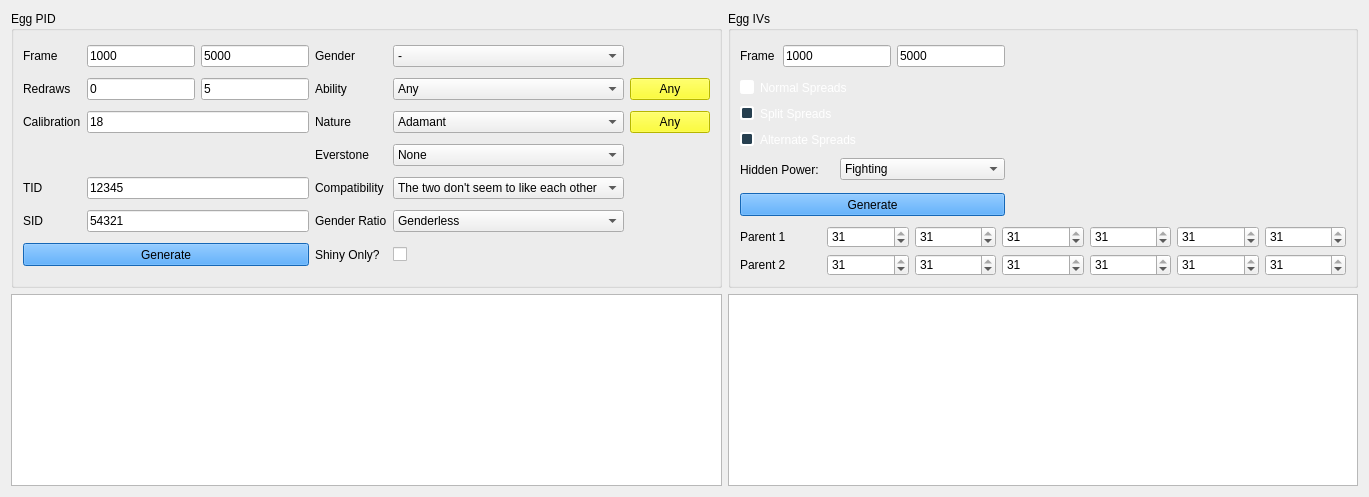
      <widget class="QWidget" name="tabEmerald">
       <attribute name="title">
        <string>Emerald</string>
       </attribute>
       <layout class="QGridLayout" name="gridLayout_5">
        <item row="0" column="0">
         <widget class="QGroupBox" name="groupBoxEmeraldPID">
          <property name="minimumSize">
           <size>
            <width>567</width>
            <height>261</height>
           </size>
          </property>
          <property name="title">
           <string>Egg PID</string>
          </property>
          <layout class="QGridLayout" name="gridLayout_2">
           <item row="0" column="0">
            <widget class="QLabel" name="label_2">
             <property name="text">
              <string>Frame</string>
             </property>
            </widget>
           </item>
           <item row="0" column="1">
            <widget class="QTextBox" name="textBoxMinFrameEmeraldPID">
             <property name="sizePolicy">
              <sizepolicy hsizetype="Preferred" vsizetype="Fixed">
               <horstretch>0</horstretch>
               <verstretch>0</verstretch>
              </sizepolicy>
             </property>
             <property name="minimumSize">
              <size>
               <width>70</width>
               <height>0</height>
              </size>
             </property>
             <property name="text">
              <string notr="true">1000</string>
             </property>
             <property name="maxLength">
              <number>10</number>
             </property>
            </widget>
           </item>
           <item row="0" column="2">
            <widget class="QTextBox" name="textBoxMaxFrameEmeraldPID">
             <property name="sizePolicy">
              <sizepolicy hsizetype="Preferred" vsizetype="Fixed">
               <horstretch>0</horstretch>
               <verstretch>0</verstretch>
              </sizepolicy>
             </property>
             <property name="minimumSize">
              <size>
               <width>70</width>
               <height>0</height>
              </size>
             </property>
             <property name="text">
              <string notr="true">5000</string>
             </property>
             <property name="maxLength">
              <number>10</number>
             </property>
            </widget>
           </item>
           <item row="0" column="3">
            <widget class="QLabel" name="label_5">
             <property name="text">
              <string>Gender</string>
             </property>
            </widget>
           </item>
           <item row="0" column="4">
            <widget class="QComboBox" name="comboBoxGenderEmerald">
             <item>
              <property name="text">
               <string notr="true">-</string>
              </property>
             </item>
             <item>
              <property name="text">
               <string notr="true">♂</string>
              </property>
             </item>
             <item>
              <property name="text">
               <string notr="true">♀</string>
              </property>
             </item>
            </widget>
           </item>
           <item row="1" column="0">
            <widget class="QLabel" name="label_3">
             <property name="text">
              <string>Redraws</string>
             </property>
            </widget>
           </item>
           <item row="1" column="1">
            <widget class="QTextBox" name="textBoxMinRedraws">
             <property name="sizePolicy">
              <sizepolicy hsizetype="Preferred" vsizetype="Fixed">
               <horstretch>0</horstretch>
               <verstretch>0</verstretch>
              </sizepolicy>
             </property>
             <property name="text">
              <string notr="true">0</string>
             </property>
             <property name="maxLength">
              <number>5</number>
             </property>
            </widget>
           </item>
           <item row="1" column="2">
            <widget class="QTextBox" name="textBoxMaxRedraws">
             <property name="sizePolicy">
              <sizepolicy hsizetype="Preferred" vsizetype="Fixed">
               <horstretch>0</horstretch>
               <verstretch>0</verstretch>
              </sizepolicy>
             </property>
             <property name="text">
              <string notr="true">5</string>
             </property>
             <property name="maxLength">
              <number>5</number>
             </property>
            </widget>
           </item>
           <item row="1" column="3">
            <widget class="QLabel" name="label_6">
             <property name="text">
              <string>Ability</string>
             </property>
            </widget>
           </item>
           <item row="1" column="4">
            <widget class="QComboBox" name="comboBoxAbilityEmerald">
             <item>
              <property name="text">
               <string>Any</string>
              </property>
             </item>
             <item>
              <property name="text">
               <string notr="true">0</string>
              </property>
             </item>
             <item>
              <property name="text">
               <string notr="true">1</string>
              </property>
             </item>
            </widget>
           </item>
           <item row="1" column="5">
            <widget class="QPushButton" name="pushButtonAnyAbilityEmerald">
             <property name="minimumSize">
              <size>
               <width>50</width>
               <height>13</height>
              </size>
             </property>
             <property name="styleSheet">
              <string notr="true">QPushButton {
	background-color: yellow;
	color: black;
}</string>
             </property>
             <property name="text">
              <string>Any</string>
             </property>
            </widget>
           </item>
           <item row="2" column="0">
            <widget class="QLabel" name="label_4">
             <property name="text">
              <string>Calibration</string>
             </property>
            </widget>
           </item>
           <item row="2" column="1" colspan="2">
            <widget class="QTextBox" name="textBoxCalibration">
             <property name="sizePolicy">
              <sizepolicy hsizetype="Preferred" vsizetype="Fixed">
               <horstretch>0</horstretch>
               <verstretch>0</verstretch>
              </sizepolicy>
             </property>
             <property name="text">
              <string notr="true">18</string>
             </property>
             <property name="maxLength">
              <number>3</number>
             </property>
            </widget>
           </item>
           <item row="2" column="3">
            <widget class="QLabel" name="label_7">
             <property name="text">
              <string>Nature</string>
             </property>
            </widget>
           </item>
           <item row="2" column="4">
            <widget class="QCheckList" name="comboBoxNatureEmerald">
             <item>
              <property name="text">
               <string>Adamant</string>
              </property>
             </item>
             <item>
              <property name="text">
               <string>Bold</string>
              </property>
             </item>
             <item>
              <property name="text">
               <string>Brave</string>
              </property>
             </item>
             <item>
              <property name="text">
               <string>Calm</string>
              </property>
             </item>
             <item>
              <property name="text">
               <string>Careful</string>
              </property>
             </item>
             <item>
              <property name="text">
               <string>Hasty</string>
              </property>
             </item>
             <item>
              <property name="text">
               <string>Impish</string>
              </property>
             </item>
             <item>
              <property name="text">
               <string>Jolly</string>
              </property>
             </item>
             <item>
              <property name="text">
               <string>Lonely</string>
              </property>
             </item>
             <item>
              <property name="text">
               <string>Mild</string>
              </property>
             </item>
             <item>
              <property name="text">
               <string>Modest</string>
              </property>
             </item>
             <item>
              <property name="text">
               <string>Naive</string>
              </property>
             </item>
             <item>
              <property name="text">
               <string>Naughty</string>
              </property>
             </item>
             <item>
              <property name="text">
               <string>Quiet</string>
              </property>
             </item>
             <item>
              <property name="text">
               <string>Rash</string>
              </property>
             </item>
             <item>
              <property name="text">
               <string>Relaxed</string>
              </property>
             </item>
             <item>
              <property name="text">
               <string>Sassy</string>
              </property>
             </item>
             <item>
              <property name="text">
               <string>Timid</string>
              </property>
             </item>
             <item>
              <property name="text">
               <string>Gentle</string>
              </property>
             </item>
             <item>
              <property name="text">
               <string>Lax</string>
              </property>
             </item>
             <item>
              <property name="text">
               <string>Bashful</string>
              </property>
             </item>
             <item>
              <property name="text">
               <string>Docile</string>
              </property>
             </item>
             <item>
              <property name="text">
               <string>Hardy</string>
              </property>
             </item>
             <item>
              <property name="text">
               <string>Quirky</string>
              </property>
             </item>
             <item>
              <property name="text">
               <string>Serious</string>
              </property>
             </item>
            </widget>
           </item>
           <item row="2" column="5">
            <widget class="QPushButton" name="pushButtonAnyNatureEmerald">
             <property name="minimumSize">
              <size>
               <width>50</width>
               <height>13</height>
              </size>
             </property>
             <property name="styleSheet">
              <string notr="true">QPushButton {
	background-color: yellow;
	color: black;
}</string>
             </property>
             <property name="text">
              <string>Any</string>
             </property>
            </widget>
           </item>
           <item row="3" column="3">
            <widget class="QLabel" name="label_8">
             <property name="text">
              <string>Everstone</string>
             </property>
            </widget>
           </item>
           <item row="3" column="4">
            <widget class="QComboBox" name="comboBoxEverstone">
             <item>
              <property name="text">
               <string>None</string>
              </property>
             </item>
             <item>
              <property name="text">
               <string>Adamant</string>
              </property>
             </item>
             <item>
              <property name="text">
               <string>Brave</string>
              </property>
             </item>
             <item>
              <property name="text">
               <string>Bold</string>
              </property>
             </item>
             <item>
              <property name="text">
               <string>Calm</string>
              </property>
             </item>
             <item>
              <property name="text">
               <string>Careful</string>
              </property>
             </item>
             <item>
              <property name="text">
               <string>Hasty</string>
              </property>
             </item>
             <item>
              <property name="text">
               <string>Impish</string>
              </property>
             </item>
             <item>
              <property name="text">
               <string>Jolly</string>
              </property>
             </item>
             <item>
              <property name="text">
               <string>Lonely</string>
              </property>
             </item>
             <item>
              <property name="text">
               <string>Mild</string>
              </property>
             </item>
             <item>
              <property name="text">
               <string>Modest</string>
              </property>
             </item>
             <item>
              <property name="text">
               <string>Naive</string>
              </property>
             </item>
             <item>
              <property name="text">
               <string>Naughty</string>
              </property>
             </item>
             <item>
              <property name="text">
               <string>Quiet</string>
              </property>
             </item>
             <item>
              <property name="text">
               <string>Rash</string>
              </property>
             </item>
             <item>
              <property name="text">
               <string>Relaxed</string>
              </property>
             </item>
             <item>
              <property name="text">
               <string>Sassy</string>
              </property>
             </item>
             <item>
              <property name="text">
               <string>Timid</string>
              </property>
             </item>
             <item>
              <property name="text">
               <string>Gentle</string>
              </property>
             </item>
             <item>
              <property name="text">
               <string>Lax</string>
              </property>
             </item>
             <item>
              <property name="text">
               <string>Bashful</string>
              </property>
             </item>
             <item>
              <property name="text">
               <string>Docile</string>
              </property>
             </item>
             <item>
              <property name="text">
               <string>Hardy</string>
              </property>
             </item>
             <item>
              <property name="text">
               <string>Quirky</string>
              </property>
             </item>
             <item>
              <property name="text">
               <string>Serious</string>
              </property>
             </item>
            </widget>
           </item>
           <item row="4" column="0">
            <widget class="QLabel" name="label_10">
             <property name="text">
              <string>TID</string>
             </property>
            </widget>
           </item>
           <item row="4" column="1" colspan="2">
            <widget class="QTextBox" name="textBoxTIDEmerald">
             <property name="sizePolicy">
              <sizepolicy hsizetype="Preferred" vsizetype="Fixed">
               <horstretch>0</horstretch>
               <verstretch>0</verstretch>
              </sizepolicy>
             </property>
             <property name="text">
              <string notr="true">12345</string>
             </property>
             <property name="maxLength">
              <number>5</number>
             </property>
            </widget>
           </item>
           <item row="4" column="3">
            <widget class="QLabel" name="label_9">
             <property name="text">
              <string>Compatibility</string>
             </property>
            </widget>
           </item>
           <item row="4" column="4">
            <widget class="QComboBox" name="comboBoxCompatibilityEmerald">
             <item>
              <property name="text">
               <string>The two don't seem to like each other</string>
              </property>
             </item>
             <item>
              <property name="text">
               <string>The two seem to get along</string>
              </property>
             </item>
             <item>
              <property name="text">
               <string>The two seem to get along very well</string>
              </property>
             </item>
            </widget>
           </item>
           <item row="5" column="0">
            <widget class="QLabel" name="label_11">
             <property name="text">
              <string>SID</string>
             </property>
            </widget>
           </item>
           <item row="5" column="1" colspan="2">
            <widget class="QTextBox" name="textBoxSIDEmerald">
             <property name="sizePolicy">
              <sizepolicy hsizetype="Preferred" vsizetype="Fixed">
               <horstretch>0</horstretch>
               <verstretch>0</verstretch>
              </sizepolicy>
             </property>
             <property name="text">
              <string notr="true">54321</string>
             </property>
             <property name="maxLength">
              <number>5</number>
             </property>
            </widget>
           </item>
           <item row="5" column="3">
            <widget class="QLabel" name="label_13">
             <property name="text">
              <string>Gender Ratio</string>
             </property>
            </widget>
           </item>
           <item row="5" column="4">
            <widget class="QComboBox" name="comboBoxGenderRatioEmerald">
             <item>
              <property name="text">
               <string>Genderless</string>
              </property>
             </item>
             <item>
              <property name="text">
               <string>50% Male / 50% Female</string>
              </property>
             </item>
             <item>
              <property name="text">
               <string>25% Male / 75% Female</string>
              </property>
             </item>
             <item>
              <property name="text">
               <string>75% Male / 25% Female</string>
              </property>
             </item>
             <item>
              <property name="text">
               <string>87.5% Male / 12.5% Female</string>
              </property>
             </item>
             <item>
              <property name="text">
               <string>100% Male</string>
              </property>
             </item>
             <item>
              <property name="text">
               <string>100% Female</string>
              </property>
             </item>
            </widget>
           </item>
           <item row="6" column="3">
            <widget class="QLabel" name="label_12">
             <property name="text">
              <string>Shiny Only?</string>
             </property>
            </widget>
           </item>
           <item row="6" column="4">
            <widget class="QCheckBox" name="checkBoxShinyEmerald">
             <property name="text">
              <string/>
             </property>
            </widget>
           </item>
           <item row="6" column="0" colspan="3">
            <widget class="QPushButton" name="pushButtonGenerateEmeraldPID">
             <property name="sizePolicy">
              <sizepolicy hsizetype="Preferred" vsizetype="Fixed">
               <horstretch>0</horstretch>
               <verstretch>0</verstretch>
              </sizepolicy>
             </property>
             <property name="minimumSize">
              <size>
               <width>0</width>
               <height>23</height>
              </size>
             </property>
             <property name="styleSheet">
              <string notr="true">QPushButton {
	background-color: DodgerBlue;
}</string>
             </property>
             <property name="text">
              <string>Generate</string>
             </property>
            </widget>
           </item>
          </layout>
         </widget>
        </item>
        <item row="0" column="1">
         <widget class="QGroupBox" name="groupBoxEmeraldIVs">
          <property name="minimumSize">
           <size>
            <width>567</width>
            <height>261</height>
           </size>
          </property>
          <property name="styleSheet">
           <string notr="true">QRadioButton::indicator {
	border: 2px solid white;
	border-radius: 3px;
	height: 10px;
	width: 10px;
}

QRadioButton::indicator:checked {
	background-color: white;
}

QRadioButton::indicator:unchecked {
	background-color: #274050;
}

QRadioButton {
	color: white;
}</string>
          </property>
          <property name="title">
           <string>Egg IVs</string>
          </property>
          <layout class="QGridLayout" name="gridLayout_16">
           <item row="1" column="0" colspan="3">
            <widget class="QRadioButton" name="radioButtonNormal">
             <property name="text">
              <string>Normal Spreads</string>
             </property>
             <property name="checked">
              <bool>true</bool>
             </property>
             <attribute name="buttonGroup">
              <string notr="true">buttonGroup</string>
             </attribute>
            </widget>
           </item>
           <item row="4" column="0" colspan="2">
            <widget class="QLabel" name="label_45">
             <property name="text">
              <string>Hidden Power:</string>
             </property>
            </widget>
           </item>
           <item row="5" column="0" colspan="4">
            <widget class="QPushButton" name="pushButtonGenerateEmeraldIVs">
             <property name="minimumSize">
              <size>
               <width>0</width>
               <height>23</height>
              </size>
             </property>
             <property name="styleSheet">
              <string notr="true">QPushButton {
	background-color: DodgerBlue;
}</string>
             </property>
             <property name="text">
              <string>Generate</string>
             </property>
            </widget>
           </item>
           <item row="0" column="1" colspan="2">
            <widget class="QTextBox" name="textBoxMinFrameEmeraldIVs">
             <property name="text">
              <string notr="true">1000</string>
             </property>
            </widget>
           </item>
           <item row="6" column="0" colspan="5">
            <layout class="QGridLayout" name="gridLayout_4">
             <item row="1" column="6">
              <widget class="QSpinBox" name="parent2SpeEmerald">
               <property name="maximum">
                <number>31</number>
               </property>
               <property name="value">
                <number>31</number>
               </property>
              </widget>
             </item>
             <item row="1" column="5">
              <widget class="QSpinBox" name="parent2SpDEmerald">
               <property name="maximum">
                <number>31</number>
               </property>
               <property name="value">
                <number>31</number>
               </property>
              </widget>
             </item>
             <item row="1" column="4">
              <widget class="QSpinBox" name="parent2SpAEmerald">
               <property name="maximum">
                <number>31</number>
               </property>
               <property name="value">
                <number>31</number>
               </property>
              </widget>
             </item>
             <item row="0" column="1">
              <widget class="QSpinBox" name="parent1HPEmerald">
               <property name="minimumSize">
                <size>
                 <width>0</width>
                 <height>0</height>
                </size>
               </property>
               <property name="maximum">
                <number>31</number>
               </property>
               <property name="value">
                <number>31</number>
               </property>
              </widget>
             </item>
             <item row="0" column="2">
              <widget class="QSpinBox" name="parent1AtkEmerald">
               <property name="minimumSize">
                <size>
                 <width>0</width>
                 <height>0</height>
                </size>
               </property>
               <property name="maximum">
                <number>31</number>
               </property>
               <property name="value">
                <number>31</number>
               </property>
              </widget>
             </item>
             <item row="0" column="0">
              <widget class="QLabel" name="label_14">
               <property name="text">
                <string>Parent 1</string>
               </property>
              </widget>
             </item>
             <item row="1" column="0">
              <widget class="QLabel" name="label_15">
               <property name="text">
                <string>Parent 2</string>
               </property>
              </widget>
             </item>
             <item row="1" column="2">
              <widget class="QSpinBox" name="parent2AtkEmerald">
               <property name="minimumSize">
                <size>
                 <width>0</width>
                 <height>0</height>
                </size>
               </property>
               <property name="maximum">
                <number>31</number>
               </property>
               <property name="value">
                <number>31</number>
               </property>
              </widget>
             </item>
             <item row="0" column="5">
              <widget class="QSpinBox" name="parent1SpDEmerald">
               <property name="minimumSize">
                <size>
                 <width>0</width>
                 <height>0</height>
                </size>
               </property>
               <property name="maximum">
                <number>31</number>
               </property>
               <property name="value">
                <number>31</number>
               </property>
              </widget>
             </item>
             <item row="0" column="3">
              <widget class="QSpinBox" name="parent1DefEmerald">
               <property name="minimumSize">
                <size>
                 <width>0</width>
                 <height>0</height>
                </size>
               </property>
               <property name="maximum">
                <number>31</number>
               </property>
               <property name="value">
                <number>31</number>
               </property>
              </widget>
             </item>
             <item row="0" column="6">
              <widget class="QSpinBox" name="parent1SpeEmerald">
               <property name="minimumSize">
                <size>
                 <width>0</width>
                 <height>0</height>
                </size>
               </property>
               <property name="maximum">
                <number>31</number>
               </property>
               <property name="value">
                <number>31</number>
               </property>
              </widget>
             </item>
             <item row="0" column="4">
              <widget class="QSpinBox" name="parent1SpAEmerald">
               <property name="minimumSize">
                <size>
                 <width>0</width>
                 <height>0</height>
                </size>
               </property>
               <property name="maximum">
                <number>31</number>
               </property>
               <property name="value">
                <number>31</number>
               </property>
              </widget>
             </item>
             <item row="1" column="1">
              <widget class="QSpinBox" name="parent2HPEmerald">
               <property name="minimumSize">
                <size>
                 <width>0</width>
                 <height>0</height>
                </size>
               </property>
               <property name="maximum">
                <number>31</number>
               </property>
               <property name="value">
                <number>31</number>
               </property>
              </widget>
             </item>
             <item row="1" column="3">
              <widget class="QSpinBox" name="parent2DefEmerald">
               <property name="maximum">
                <number>31</number>
               </property>
               <property name="value">
                <number>31</number>
               </property>
              </widget>
             </item>
            </layout>
           </item>
           <item row="0" column="3">
            <widget class="QTextBox" name="textBoxMaxFrameEmeraldIVs">
             <property name="text">
              <string notr="true">5000</string>
             </property>
            </widget>
           </item>
           <item row="0" column="0">
            <widget class="QLabel" name="label_16">
             <property name="text">
              <string>Frame</string>
             </property>
            </widget>
           </item>
           <item row="3" column="0" colspan="3">
            <widget class="QRadioButton" name="radioButtonAlternate">
             <property name="text">
              <string>Alternate Spreads</string>
             </property>
             <attribute name="buttonGroup">
              <string notr="true">buttonGroup</string>
             </attribute>
            </widget>
           </item>
           <item row="4" column="2" colspan="2">
            <widget class="QCheckList" name="comboBoxHiddenPowerEmerald">
             <item>
              <property name="text">
               <string>Fighting</string>
              </property>
             </item>
             <item>
              <property name="text">
               <string>Flying</string>
              </property>
             </item>
             <item>
              <property name="text">
               <string>Poison</string>
              </property>
             </item>
             <item>
              <property name="text">
               <string>Ground</string>
              </property>
             </item>
             <item>
              <property name="text">
               <string>Rock</string>
              </property>
             </item>
             <item>
              <property name="text">
               <string>Bug</string>
              </property>
             </item>
             <item>
              <property name="text">
               <string>Ghost</string>
              </property>
             </item>
             <item>
              <property name="text">
               <string>Steel</string>
              </property>
             </item>
             <item>
              <property name="text">
               <string>Fire</string>
              </property>
             </item>
             <item>
              <property name="text">
               <string>Water</string>
              </property>
             </item>
             <item>
              <property name="text">
               <string>Grass</string>
              </property>
             </item>
             <item>
              <property name="text">
               <string>Electric</string>
              </property>
             </item>
             <item>
              <property name="text">
               <string>Psychic</string>
              </property>
             </item>
             <item>
              <property name="text">
               <string>Ice</string>
              </property>
             </item>
             <item>
              <property name="text">
               <string>Dragon</string>
              </property>
             </item>
             <item>
              <property name="text">
               <string>Dark</string>
              </property>
             </item>
            </widget>
           </item>
           <item row="2" column="0" colspan="3">
            <widget class="QRadioButton" name="radioButtonSplit">
             <property name="text">
              <string>Split Spreads</string>
             </property>
             <attribute name="buttonGroup">
              <string notr="true">buttonGroup</string>
             </attribute>
            </widget>
           </item>
           <item row="0" column="4" rowspan="6">
            <widget class="IVFilter" name="ivFilterEmerald" native="true">
             <property name="minimumSize">
              <size>
               <width>335</width>
               <height>180</height>
              </size>
             </property>
             <property name="maximumSize">
              <size>
               <width>335</width>
               <height>180</height>
              </size>
             </property>
            </widget>
           </item>
          </layout>
         </widget>
        </item>
        <item row="1" column="0">
         <widget class="TableView" name="tableViewEmeraldPID">
          <attribute name="verticalHeaderVisible">
           <bool>false</bool>
          </attribute>
         </widget>
        </item>
        <item row="1" column="1">
         <widget class="TableView" name="tableViewEmeraldIVs">
          <attribute name="verticalHeaderVisible">
           <bool>false</bool>
          </attribute>
         </widget>
        </item>
       </layout>
      </widget>
